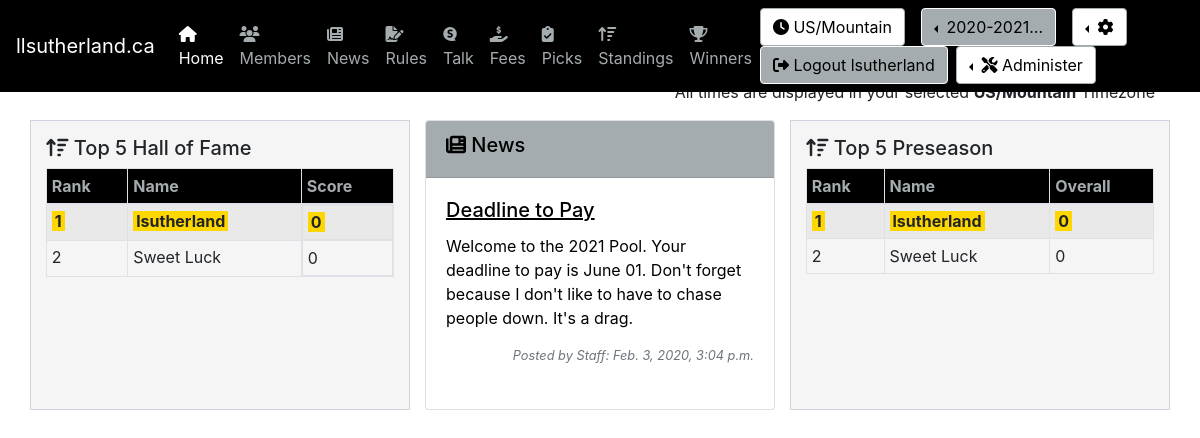
/ (signed in), run on the app's committed database.
### pool/models.py (models this page shows, shortened)
class CustomUser(AbstractUser):
    US_EST = 'US/Eastern'
    TZS = [
        ('US/Alaska', 'US/Alaska'),
        ('US/Arizona','US/Arizona'),
        ('US/Central','US/Central'),
        (US_EST,'US/Eastern'),
        ('US/Hawaii','US/Hawaii'),
        ('US/Mountain','US/Mountain'),
        ('US/Pacific','US/Pacific'),
        ('Europe/Amsterdam','Europe/Amsterdam'),
        ('Europe/Athens','Europe/Athens'),
        ('Europe/Belgrade','Europe/Belgrade'),
        ('Europe/Berlin','Europe/Berlin'),
        ('Europe/Brussels','Europe/Brussels'),
        ('Europe/Bucharest','Europe/Bucharest'),
        ('Europe/Budapest','Europe/Budapest'),
        ('Europe/Copenhagen','Europe/Copenhagen'),
        ('Europe/Dublin','Europe/Dublin'),
        ('Europe/Gibraltar','Europe/Gibraltar'),
        ('Europe/Helsinki','Europe/Helsinki'),
        ('Europe/Istanbul','Europe/Istanbul'),
        ('Europe/Kiev','Europe/Kiev'),
        ('Europe/Lisbon','Europe/Lisbon'),
        ('Europe/London','Europe/London'),
        ('Europe/Luxembourg','Europe/Luxembourg'),
        ('Europe/Madrid','Europe/Madrid'),
        ('Europe/Malta','Europe/Malta'),
        ('Europe/Moscow','Europe/Moscow'),
        ('Europe/Oslo','Europe/Oslo'),
        ('Europe/Paris','Europe/Paris'),
        ('Europe/Prague','Europe/Prague'),
        ('Europe/Rome','Europe/Rome'),
        ('Europe/Sarajevo','Europe/Sarajevo'),
        ('Europe/Stockholm','Europe/Stockholm'),
        ('Europe/Vienna','Europe/Vienna'),
        ('Europe/Volgograd','Europe/Volgograd'),
        ('Europe/Warsaw','Europe/Warsaw'),
        ('Europe/Zurich','Europe/Zurich')
    ]
    username_validator = MyValidator()
    username = models.CharField(
        _('username'),
        max_length=150,
        unique=True,
        help_text=_('Required. 150 characters or fewer. Names and numbers only.'),
        validators=[username_validator],
            error_messages={
            'unique': _("A user with that username already exists."),
        },
    )
    mobile = models.CharField(max_length=20, blank=True, null=True)
    image = models.ImageField(upload_to='profile_image', blank=True, null=True)
    favorite_team = models.ForeignKey(Team, on_delete=models.CASCADE, blank=True, null=True)
    timezone = models.CharField(max_length=50, blank=False, null=False, default=US_EST, choices=TZS)

class Season(models.Model):
    name = models.CharField(max_length=50, blank=False, null=False)
    effective_date = models.DateField(blank=False, null=False)
    effective_end_date = models.DateField(blank=False, null=False)
    is_active = models.BooleanField(default=True)

class Week(models.Model):
    name = models.CharField(max_length=50, blank=False, null=False)
    effective_date = models.DateField(blank=False, null=False)
    effective_end_date = models.DateField(blank=False, null=False)
    is_active = models.BooleanField(default=False)
    week_type = models.ForeignKey(WeekType, on_delete=models.CASCADE, null=False)
    season = models.ForeignKey(Season, on_delete=models.CASCADE, null=False)

class NewsItem(models.Model):
    title = models.CharField(max_length=30, blank=False, null=True)
    message = models.TextField(max_length=250, blank=False, null=False)
    effective_date = models.DateTimeField(null=True)
    effective_end_date = models.DateTimeField(null=True)
    class Meta:
        verbose_name_plural = "News"

class WeekType(models.Model):
    name = models.CharField(max_length=50, blank=False, null=False)
    is_active = models.BooleanField(default=True)

### pool/views.py (the view)
# urls.py: path('', HomePageView.as_view(), name='home'),
class HomePageView(LoginRequiredMixin, TemplateView):
    template_name = 'home/home.html'
    def get(self, request):
        args = get_current(request)
        args.update({'standings' : Standings.objects.all().order_by('-overall_total')})
        args.update({'template_name' : self.template_name})
        args.update({'news_items' : NewsItem.objects.order_by('-effective_date')[:3]})
        args.update({'alerts' : Alert.objects.filter(user_id=request.user.id)})
        args.update({'the_time' : get_now()})
        return render(request, self.template_name, args)

### pool/views.py (called while the page is built)
def get_current(request):
    current_season = None
    current_week = None
    seasons = []
    prefs = None
    request.session['django_timezone'] = request.user.timezone
    try:
        current_season = get_current_season(request)
        current_week = get_current_week(request)
        seasons = get_seasons()
        prefs = get_preferences(request)
    except Exception as e:
        print(e)
    return {
        'preferences' : prefs,
        'current_season': current_season,
        'current_week' : current_week,
        'seasons' : seasons
    }

def get_preferences(request):
    return Preferences.objects.get(user_id = request.user.id)

def get_seasons():
    return Season.objects.order_by('-effective_date')

def get_current_season(request):
    active_season = Season.objects.get(is_active=True)
    current_season_id = request.session['current_season_id']
    if not active_season.id == current_season_id:
        request.session['current_season_id'] = active_season.id
        return Season.objects.get(id=active_season.id)
    else:
        return Season.objects.get(id=current_season_id)

def get_current_week(request):
    active_week = Week.objects.get(is_active=True)
    current_week_id = request.session['current_week_id']
    if not active_week.id == current_week_id:
        request.session['current_week_id'] = active_week.id
        request.session['current_week_type_id'] = active_week.week_type.id
        return Week.objects.get(id=active_week.id)
    else:
        return Week.objects.get(id=current_week_id)

### utils/season_helper.py (called while the page is built)
def get_now():
    return timezone.now()

### pool/templates/home/home.html (shortened to what this page needs)
{% extends 'base.html' %}
{% load tz %}
{% block body %}
  <p class="text-right">All times are displayed in your selected <strong>{{request.session.django_timezone}}</strong> Timezone</p>
  <div class="row mb-3">
    <div class="col-md-4 themed-grid-col">
      {% include "home/top_five.html" %}
    </div>
    <div class="col-md-4">
        {% include "home/news.html" %}
    </div>
    <div class="col-md-4 themed-grid-col">
      {% include "home/overall.html" %}
    </div>
  </div>
{% endblock %}

### pool/templates/nav/fav-team.html (shortened to what this page needs)
<nav class="navbar navbar-expand-md navbar-dark fixed-top" style="background-color: {{user.favorite_team.color_01}};">
        <a class="navbar-brand" href="#">llsutherland.ca</a>
        <div class="collapse navbar-collapse" id="navbarCollapse">
            <ul class="navbar-nav mr-auto">
                <li class="nav-item">
                    <a class="nav-link" href="{% url 'home'  %}" style="{% if request.resolver_match.url_name == "home" %}color:{{user.favorite_team.color_02}};{% else %}color:{{user.favorite_team.color_03}};{% endif %}"><i class="fas fa-home"></i> Home</a>
                </li>
                <li class="nav-item">
                    <a class="nav-link" href="{% url 'members'  %}" style="{% if request.resolver_match.url_name == "members" %}color:{{user.favorite_team.color_02}};{% else %}color:{{user.favorite_team.color_03}};{% endif %}"><i class="fas fa-users"></i> Members</a>
                </li>
                <li class="nav-item">
                    <a class="nav-link" href="{% url 'news'  %}" style="{% if request.resolver_match.url_name == "news" %}color:{{user.favorite_team.color_02}};{% else %}color:{{user.favorite_team.color_03}};{% endif %}"><i class="fas fa-newspaper"></i> News</a>
                </li>
                <li class="nav-item">
                    <a class="nav-link" href="{% url 'rules'  %}" style="{% if request.resolver_match.url_name == "rules" %}color:{{user.favorite_team.color_02}};{% else %}color:{{user.favorite_team.color_03}};{% endif %}"><i class="fas fa-file-signature"></i> Rules</a>
                </li>
                <li class="nav-item">
                    <a class="nav-link" href="{% url 'talk'  %}" style="{% if request.resolver_match.url_name == "talk" %}color:{{user.favorite_team.color_02}};{% else %}color:{{user.favorite_team.color_03}};{% endif %}"><i class="fab fa-speakap"></i> Talk</a>
                </li>
                <li class="nav-item">
                    <a class="nav-link" href="{% url 'fees'  %}" style="{% if request.resolver_match.url_name == "fees" %}color:{{user.favorite_team.color_02}};{% else %}color:{{user.favorite_team.color_03}};{% endif %}"><i class="fas fa-hand-holding-usd"></i> Fees</a>
                </li>
                <li class="nav-item">
                    <a class="nav-link" href="{% url 'picks'  %}" style="{% if request.resolver_match.url_name == "picks" %}color:{{user.favorite_team.color_02}};{% else %}color:{{user.favorite_team.color_03}};{% endif %}"><i class="fas fa-clipboard-check"></i> Picks</a>
                </li>
                <li class="nav-item">
                    <a class="nav-link" href="{% url 'standings'  %}" style="{% if request.resolver_match.url_name == "standings" %}color:{{user.favorite_team.color_02}};{% else %}color:{{user.favorite_team.color_03}};{% endif %}"><i class="fas fa-sort-amount-up"></i> Standings</a>
                </li>
                <li class="nav-item">
                    <a class="nav-link" href="{% url 'winners'  %}" style="{% if request.resolver_match.url_name == "winners" %}color:{{user.favorite_team.color_02}};{% else %}color:{{user.favorite_team.color_03}};{% endif %}"><i class="fas fa-trophy"></i> Winners</a>
                </li>
            </ul>
            <form class="form-inline mt-2 mt-md-0">
            <a class="btn btn-light mr-2 my-2 my-sm-0" href="" style="background-color:{{user.favorite_team.color_02}};color:{{user.favorite_team.color_01}};border-color:{{user.favorite_team.color_03}}"><i class="fas fa-clock"></i> {{request.session.django_timezone}}</a>
            {% if current_season %}
                <div class="dropdown dropleft pl-2 pr-2">
                    <a class="btn btn-secondary dropdown-toggle" style="background-color:{{user.favorite_team.color_03}};color:{{user.favorite_team.color_01}};border-color:{{user.favorite_team.color_02}}" href="#" role="button" id="dropdownSeason" data-toggle="dropdown" aria-haspopup="true" aria-expanded="false">
                        {{current_season.name| truncatechars:10}}
                    </a>
            {% endif %}
                </div>
                <div class="dropdown dropleft pl-2 pr-2">
                    <a class="btn btn-secondary dropdown-toggle" style="background-color:{{user.favorite_team.color_02}};color:{{user.favorite_team.color_01}};border-color:{{user.favorite_team.color_03}}" href="#" role="button" id="dropdownProfile" data-toggle="dropdown" aria-haspopup="true" aria-expanded="false">
                        <i class="fas fa-cog"></i>
                    </a>
                </div>
                <a class="btn btn-success mr-2 my-2 my-sm-0" href="{% url 'logout' %}" style="background-color:{{user.favorite_team.color_03}};color:{{user.favorite_team.color_01}};border-color:{{user.favorite_team.color_02}}"><i class="fas fa-sign-out-alt"></i> Logout {{user.username}}</a>
                {% if user.is_staff %}
                    <div class="dropdown dropleft">
                        <button class="btn btn-secondary dropdown-toggle" style="background-color:{{user.favorite_team.color_02}};color:{{user.favorite_team.color_01}};border-color:{{user.favorite_team.color_03}}" type="button" id="dropdownMenuButton" data-toggle="dropdown" aria-haspopup="true" aria-expanded="false">
                            <i class="fas fa-tools"></i> Administer
                        </button>
                    </div>
                {% endif %}
            </form>
        </div>
    </nav>

### pool/templates/home/top_five.html (shortened to what this page needs)
<h5><i class="fas fa-sort-amount-up"></i> Top 5 {{current_week.name}}</h5>
<table class="table table-sm table-striped table-bordered">
    <thead>
        {% if user.favorite_team %}
            <tr style="background-color:{{user.favorite_team.color_01}};color:{{user.favorite_team.color_03}};border-color:{{user.favorite_team.color_03}}">
                <th>Rank</th>
                <th>Name</th>
                <th>Score</th>
            </tr>
        {% else %}
            <tr class="bg-primary text-white">
                <th>Rank</th>
                <th>Name</th>
                <th>Score</th>
            </tr>
        {% endif %}
    </thead>
    <tbody>
    {% for item in standings %}
        <tr>
            <td><span {% if request.user.username == item.user.username %} class="highlight-user"{% endif %}>{{item.id}}</span></td>
            <td><span {% if request.user.username == item.user.username %} class="highlight-user"{% endif %}>{{item.user.username}}</span></td>
            <td id="preHofId" style="display:{% if current_week.name == 'Hall of Fame' %}block{% else %}none{% endif %};"><span {% if request.user.username == item.user.username %} class="highlight-user"{% endif %}>{{item.pre_hof}}</span></td>
        </tr>
    {% endfor %}
    </tbody>
</table>

### pool/templates/home/news.html (shortened to what this page needs)
{% if user.favorite_team %}
  {% if news_items.count > 0 %}
  <div class="card" style="color:{{user.favorite_team.color_01}}">
    <div class="card-header" style="background-color:{{user.favorite_team.color_03}}">
      <h5><i class="fas fa-newspaper"></i> News</h5>
    </div>
    <div class="card-body">
      {% for n in news_items %}
          <h5 class="card-title" style="text-decoration:underline;color:{{user.favorite_team.color_01}}">{{n.title}}</h5>
          <p class="card-text">{{n.message}}</p>
          <small id="newsHelp{{n.id}}" class="form-text text-muted text-right mb-4" style="font-style:italic;">Posted by Staff: {{n.effective_date}}</small>
      {% endfor %}
    </div>
  </div>
  {% endif %}
{% endif %}

### pool/templates/home/overall.html
<h5><i class="fas fa-sort-amount-up"></i> Top 5 {{current_week.week_type.name}}</h5>
<table class="table table-sm table-striped table-bordered">
    <thead>
        {% if user.favorite_team %}
            <tr style="background-color:{{user.favorite_team.color_01}};color:{{user.favorite_team.color_03}};border-color:{{user.favorite_team.color_03}}">
                <th>Rank</th>
                <th>Name</th>
                <th>Overall</th>
            </tr>
        {% else %}
            <tr class="bg-primary text-white">
                <th>Rank</th>
                <th>Name</th>
                <th>Overall</th>
            </tr>
        {% endif %}
    </thead>
    <tbody>
    {% for item in standings %}
        <tr>
            <td><span {% if request.user.username == item.user.username %}class="highlight-user"{% endif %}>{{item.id}}</span></td>
            <td><span {% if request.user.username == item.user.username %}class="highlight-user"{% endif %}>{{item.user.username}}</span></td>
            <td><span {% if request.user.username == item.user.username %}class="highlight-user"{% endif %}>{{item.overall_total}}</span></td>
        </tr>
    {% endfor %}
    </tbody>
</table>

### pool/static/nfl/grid.css (style rules this page uses)
.themed-grid-col { padding-top: 15px; padding-bottom: 15px; background-color: whitesmoke; border: 1px solid rgba(86, 61, 124, .2); }

### pool/static/nfl/style.css (style rules this page uses)
.highlight-user { background-color: gold; font-weight: bold; padding-left: 3px; padding-right: 3px; }

### data on the page
CustomUser: session.django_timezone "US/Mountain", username "lsutherland", user.username "lsutherland", user.username "lsutherland"
Season: name "2020-2021…"
Week: name "Hall of Fame", week_type.name "Preseason"
CustomUser: user.username "Sweet Luck", user.username "Sweet Luck"
NewsItem: title "Deadline to Pay", message "Welcome to the 2021 Pool. Your deadline to pay is June 01. Don't forget because I don't like to have to chase people down. It's a drag.", effective_date "Feb. 3, 2020, 3:04 p.m."

### other printed values
{{ item.id }} "1" "2"
{{ item.pre_hof }} "0" "0"
{{ item.overall_total }} "0" "0"
